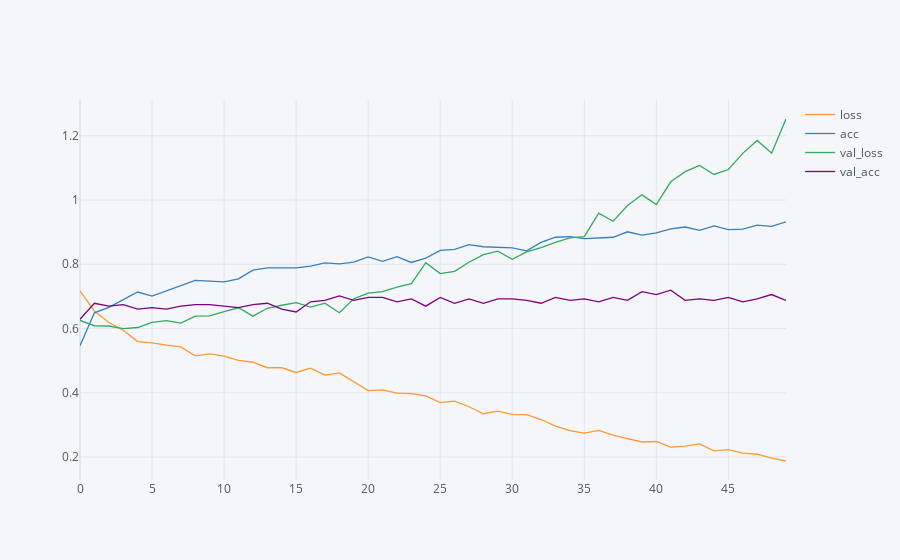

Notebook cell for this chart:
### Code cell
pd.DataFrame(history.history).iplot(kind="line")
